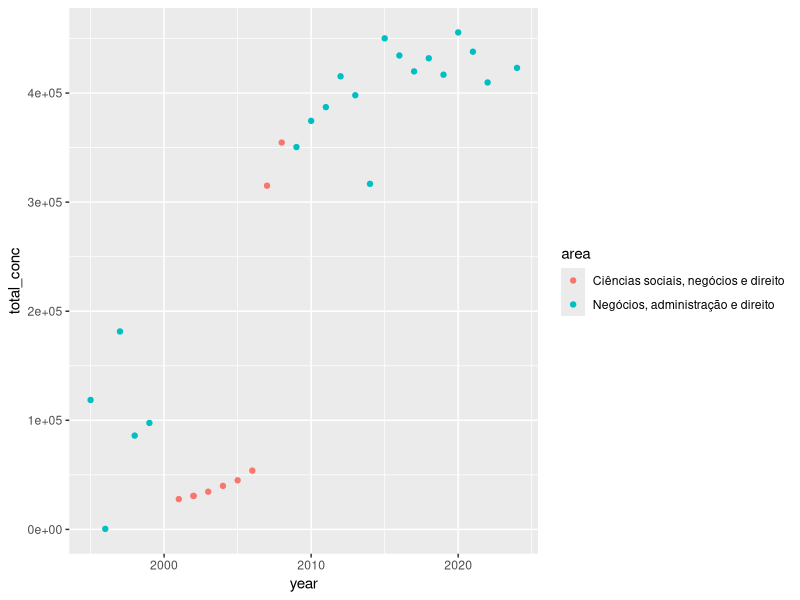
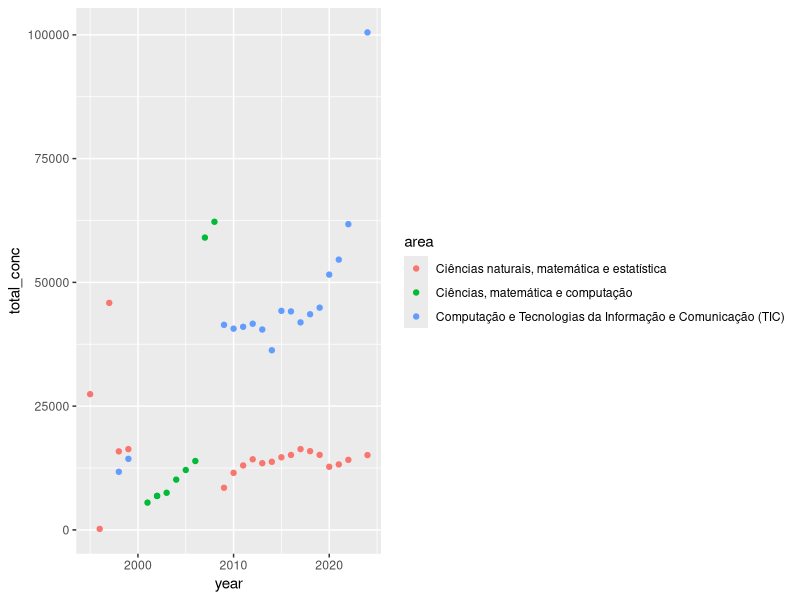
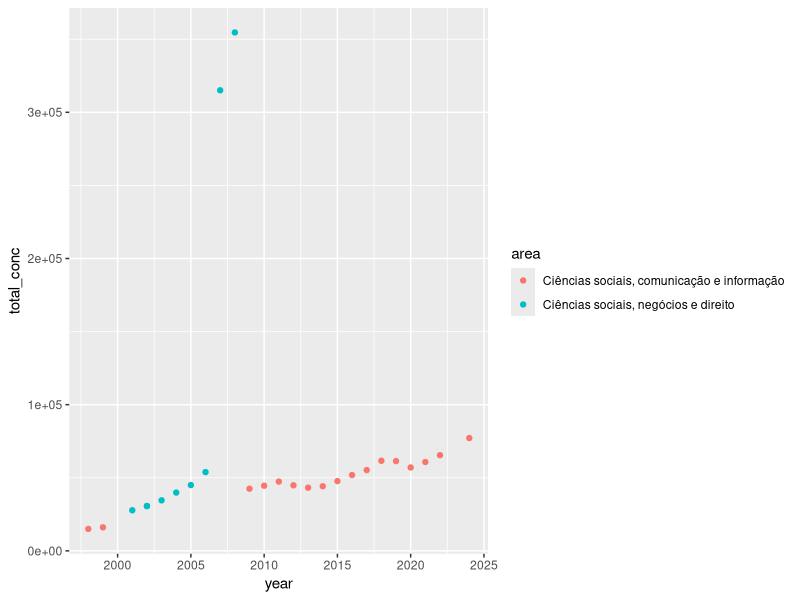
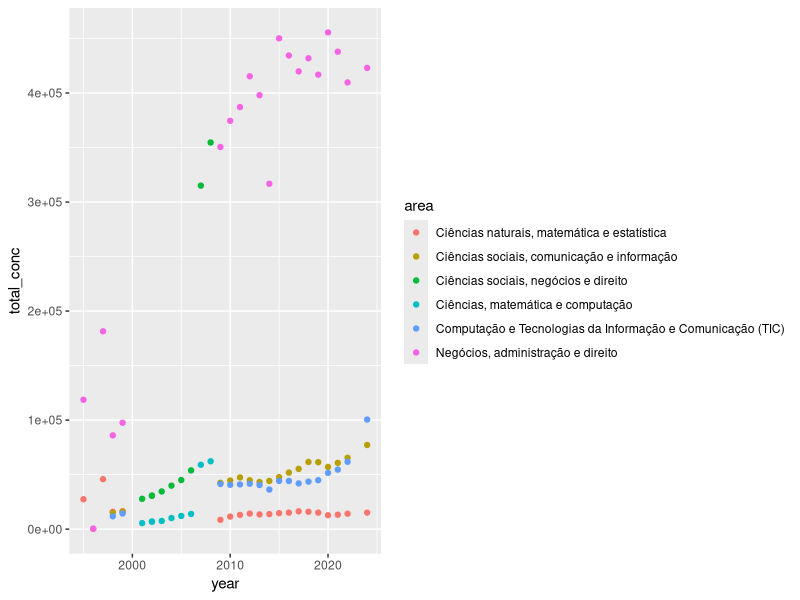

R code for these plots, in order:
library( tidyverse )

#combining the brazil education data

br1995_99 = read_csv("1995_1999_clean.csv")
br2000_08 = read_csv("2000_2008_clean.csv")
br2009_13 = read_csv("censo_2009_13.csv")
br2014_24 = read_csv("censo_2014_24.csv")

br1995_99 = br1995_99 %>% 
  rename( "area" = NO_CINE_AREA_GERAL,
          "ano" = NU_ANO_CENSO,
          "total_conc" = QT_CONC,
          "total_fem" =  QT_CONC_FEM,
          "total_masc" = QT_CONC_MASC)

br2000_08 = br2000_08 %>% 
  rename( "area" = NO_CINE_AREA_GERAL,
          "ano" = NU_ANO_CENSO,
          "total_conc" = QT_CONC,
          "total_fem" =  QT_CONC_FEM,
          "total_masc" = QT_CONC_MASC)

brazil_ed = bind_rows(br1995_99,br2000_08,br2009_13,br2014_24)


brazil_ed = brazil_ed %>% 
  filter(area != "Programas ou Cursos Gerais")

brazil_ed = brazil_ed %>% 
  rename( "year" = ano)

table(brazil_ed$area)

#which major categories can we combine?
brazil_ed %>% 
  filter(str_detect(area, "direito")) %>%
  #filter(area == "Negócios, administração e direito") %>% 
  ggplot(aes(year, total_conc, col = area))+
  geom_point()
#these don't overlap, look ok to combine

brazil_ed %>% 
  filter(str_detect(area, "matemática") 
         | str_detect(area, "computação")
         | str_detect(area, "Computação")) %>%
  ggplot(aes(year, total_conc, col = area))+
  geom_point()

brazil_ed %>% 
  filter(str_detect(area, "sociais")) %>%
  ggplot(aes(year, total_conc, col = area))+
  geom_point()

table(brazil_ed$area)

brazil_ed %>% 
  filter(area %in% c("Ciências naturais, matemática e estatística",
                     "Ciências sociais, comunicação e informação", 
                     "Ciências sociais, negócios e direito",
                     "Ciências, matemática e computação",
                     "Computação e Tecnologias da Informação e Comunicação (TIC)",
                     "Negócios, administração e direito")) %>% 
  ggplot(aes(year, total_conc, col = area))+
  geom_point()


# combine some columns that should be in the same category
brazil_ed = brazil_ed %>% 
  mutate(area = case_when(
    area == "Artes e humanidades" ~ "Artes e humanidades",
    area == "Humanidades e artes" ~ "Artes e humanidades",
    TRUE ~ area
  )) %>%
  mutate(area = case_when(
    area == "Agricultura e veterinária" ~ "Agricultura, silvicultura, pesca e veterinária",
    area == "Agricultura, silvicultura, pesca e veterinária" ~ "Agricultura, silvicultura, pesca e veterinária",
    TRUE ~ area
  )) %>%
  mutate(area = case_when(
    area == "Saúde e bem estar social" ~ "Saúde e bem-estar",
    area == "Saúde e bem-estar" ~ "Saúde e bem-estar",
    TRUE ~ area
  ))


# the mash up of science, math, comp sci, social sciences, and business is messy
# we need to align with the US categories

# Other/Unknown = Agricultura, silvicultura, pesca e veterinária 
# Arts & Humanities = Artes e humanidades 
# Business & Management = Negócios, administração e direito + Servicios + Ciências sociais, negócios e direito
# Behavioral & Social Sciences = Ciências sociais, comunicação e informação 
# Health & Medical = Saúde e bem-estar 
# Education = Educação 
# Engineering = Engenharia, produção e construção + Computação e Tecnologias da Informação e Comunicação
# Natural Sciences = Ciências naturais, matemática e estatística + Ciências, matemática e computação


#copilot help write code for the combined variables above in brazil_ed. When we combine
#columns, if they both have data in them, this data should be summed For example,
#in the new column "Science, math, IT, and social science," the total_fem for 2012
#should be 45748. 

brazil_ed = brazil_ed %>% 
  mutate(area = case_when(
    area %in% c("Ciências naturais, matemática e estatística",
                "Ciências, matemática e computação")
                 ~ "Natural Sciences",
    area %in% c("Ciências sociais, negócios e direito",
                "Negócios, administração e direito", "Serviços") ~ 
      "Business & Management",
    area %in% c("Engenharia, produção e construção", 
    "Computação e Tecnologias da Informação e Comunicação (TIC)") ~ "Engineering",
    TRUE ~ area
  )) %>%
  group_by(year, area) %>%
  summarise(
    total_conc = sum(total_conc),
    total_fem = sum(total_fem),
    total_masc = sum(total_masc),
    .groups = "drop"
  )

table(brazil_ed$area)

brazil_ed = brazil_ed %>% 
  mutate(area = recode(area,
                       "Agricultura, silvicultura, pesca e veterinária" = "Other/Unknown",
                       "Artes e humanidades" = "Arts & Humanities",
                       "Educação"= "Education",
                       "Ciências sociais, comunicação e informação"= "Social & Behavioral Sciences",
                       "Saúde e bem-estar"= "Health & Medical"))


#Claude helped me add the totals
brazil_ed = brazil_ed %>%
  group_by(year) %>%
  summarise(
    area = "Total",
    total_conc = sum(total_conc, na.rm = TRUE),
    total_fem  = sum(total_fem,  na.rm = TRUE),
    total_masc = sum(total_masc, na.rm = TRUE)
  ) %>%
  bind_rows(brazil_ed) %>%          # combine with original data
  arrange(year, area)               # sort so "Total" appears with each year

brazil_ed

write_csv(brazil_ed, "brazil_ed_recoded.csv")

brazil_ed %>%
  mutate(check = total_fem + total_masc == total_conc) %>%
  filter(check == FALSE)


# let's make a dataset that has proportions of total_conc, total_fem, and total_masc for each area (divide by Total for each year) rather than totals

brazil_edprop = brazil_ed %>%
  group_by(year) %>%
  mutate(
    prop_conc = total_conc / total_conc[area == "Total"],
    prop_fem = total_fem / total_fem[area == "Total"],
    prop_masc = total_masc / total_masc[area == "Total"]
  ) %>%
  ungroup()

head(brazil_edprop)

write_csv(brazil_edprop, "brazil_ed_proportions.csv")

  
